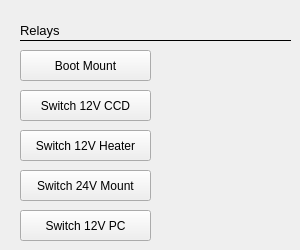
   <widget class="QWidget" name="tab_9">
    <attribute name="title">
     <string>Relay Functions</string>
    </attribute>
    <widget class="Line" name="line_31">
     <property name="geometry">
      <rect>
       <x>20</x>
       <y>30</y>
       <width>271</width>
       <height>21</height>
      </rect>
     </property>
     <property name="frameShadow">
      <enum>QFrame::Plain</enum>
     </property>
     <property name="orientation">
      <enum>Qt::Horizontal</enum>
     </property>
    </widget>
    <widget class="QPushButton" name="btn_bootMount">
     <property name="geometry">
      <rect>
       <x>20</x>
       <y>50</y>
       <width>131</width>
       <height>31</height>
      </rect>
     </property>
     <property name="toolTip">
      <string>Boots the mount via Relay switch</string>
     </property>
     <property name="text">
      <string>Boot Mount</string>
     </property>
    </widget>
    <widget class="QPushButton" name="btn_switchHeater">
     <property name="geometry">
      <rect>
       <x>20</x>
       <y>130</y>
       <width>131</width>
       <height>31</height>
      </rect>
     </property>
     <property name="toolTip">
      <string>Switches power supply of dew heater </string>
     </property>
     <property name="text">
      <string>Switch 12V Heater</string>
     </property>
    </widget>
    <widget class="QPushButton" name="btn_switchCCD">
     <property name="geometry">
      <rect>
       <x>20</x>
       <y>90</y>
       <width>131</width>
       <height>31</height>
      </rect>
     </property>
     <property name="toolTip">
      <string>Switches Power supply of CCD Camera</string>
     </property>
     <property name="text">
      <string>Switch 12V CCD</string>
     </property>
    </widget>
    <widget class="QLabel" name="label_96">
     <property name="geometry">
      <rect>
       <x>20</x>
       <y>20</y>
       <width>161</width>
       <height>21</height>
      </rect>
     </property>
     <property name="font">
      <font>
       <pointsize>10</pointsize>
      </font>
     </property>
     <property name="text">
      <string>Relays</string>
     </property>
    </widget>
    <widget class="QPushButton" name="btn_switchMount">
     <property name="geometry">
      <rect>
       <x>20</x>
       <y>170</y>
       <width>131</width>
       <height>31</height>
      </rect>
     </property>
     <property name="toolTip">
      <string>Switches power supply of dew heater </string>
     </property>
     <property name="text">
      <string>Switch 24V Mount</string>
     </property>
    </widget>
    <widget class="QPushButton" name="btn_switchPC">
     <property name="geometry">
      <rect>
       <x>20</x>
       <y>210</y>
       <width>131</width>
       <height>31</height>
      </rect>
     </property>
     <property name="toolTip">
      <string>Switches power supply of dew heater </string>
     </property>
     <property name="text">
      <string>Switch 12V PC</string>
     </property>
    </widget>
   </widget>
